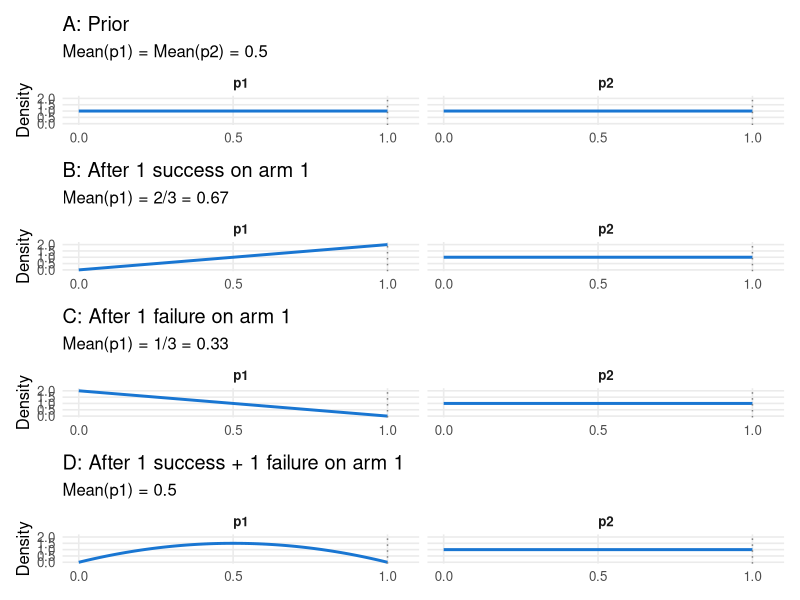

Here is the R script that generated this plot:
## ---- chunk 1
#| echo: false
#| label: fig-beta-updating
#| fig-cap: "Bayesian updating of success probability distributions in a two-armed bandit. Panel A shows uniform priors for both arms. Panels B-D show how the distribution for p1 evolves after observing a success (B), a failure (C), or one success followed by one failure (D). The distribution for p2 remains uniform throughout since no observations have been made on that arm."
#| fig-width: 8
#| fig-height: 10

library(ggplot2)
library(patchwork)

# Define Beta distributions for each scenario
x <- seq(0, 1, length.out = 200)

# Panel A: Prior - Uniform (Beta(1,1)) for both p1 and p2
panel_a <- data.frame(
  x = c(x, x),
  y = c(dbeta(x, 1, 1), dbeta(x, 1, 1)),
  arm = rep(c("p1", "p2"), each = length(x))
)

# Panel B: After success on arm 1 - p1 is Beta(2,1), p2 is Beta(1,1)
panel_b <- data.frame(
  x = c(x, x),
  y = c(dbeta(x, 2, 1), dbeta(x, 1, 1)),
  arm = rep(c("p1", "p2"), each = length(x))
)

# Panel C: After failure on arm 1 - p1 is Beta(1,2), p2 is Beta(1,1)
panel_c <- data.frame(
  x = c(x, x),
  y = c(dbeta(x, 1, 2), dbeta(x, 1, 1)),
  arm = rep(c("p1", "p2"), each = length(x))
)

# Panel D: After success + failure on arm 1 - p1 is Beta(2,2), p2 is Beta(1,1)
panel_d <- data.frame(
  x = c(x, x),
  y = c(dbeta(x, 2, 2), dbeta(x, 1, 1)),
  arm = rep(c("p1", "p2"), each = length(x))
)

# Common theme
theme_bandit <- theme_minimal(base_size = 12) +
  theme(
    panel.grid.minor = element_blank(),
    strip.text = element_text(face = "bold"),
    legend.position = "none"
  )

# Create individual plots
make_plot <- function(data, title, subtitle) {
  ggplot(data, aes(x = x, y = y)) +
    geom_line(color = "#1976D2", linewidth = 1) +
    geom_vline(xintercept = 1, linetype = "dotted", color = "gray50") +
    facet_wrap(~arm, ncol = 2) +
    scale_x_continuous(breaks = c(0, 0.5, 1), limits = c(0, 1.05)) +
    scale_y_continuous(limits = c(0, 2.1)) +
    labs(x = NULL, y = "Density", title = title, subtitle = subtitle) +
    theme_bandit
}

p_a <- make_plot(panel_a, "A: Prior", "Mean(p1) = Mean(p2) = 0.5")
p_b <- make_plot(panel_b, "B: After 1 success on arm 1", "Mean(p1) = 2/3 = 0.67")
p_c <- make_plot(panel_c, "C: After 1 failure on arm 1", "Mean(p1) = 1/3 = 0.33")
p_d <- make_plot(panel_d, "D: After 1 success + 1 failure on arm 1", "Mean(p1) = 0.5")

# Combine
p_a / p_b / p_c / p_d
